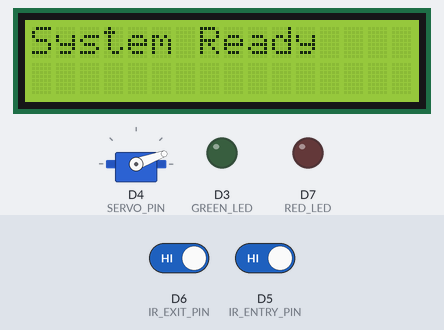
This sketch was run on a simulated ESP8266 (NodeMCU). On the bench: servo, 16×2 character LCD, output pins drawn as LEDs (lit = HIGH). The inputs (shaded band) are chosen by the test bench; at power-on: D5 (IR_ENTRY_PIN) HIGH, D6 (IR_EXIT_PIN) HIGH. WiFi joins after 1.5 s; servers stay silent unless stated; uploads are accepted with an empty reply; what the sketch prints to the serial monitor is not drawn.

Above: at 1.7 s.
At 4.0 s:
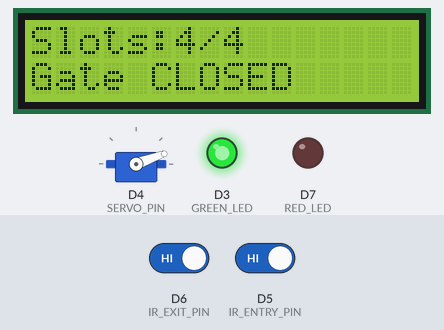
4.1 s: D5 (IR_ENTRY_PIN) driven LOW
At 5.7 s:
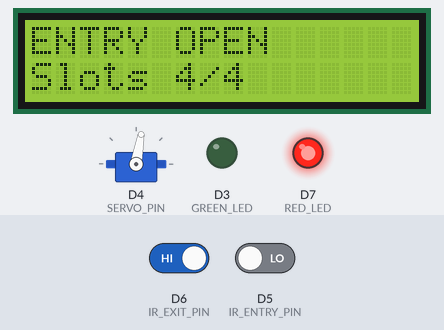
6.3 s: D6 (IR_EXIT_PIN) driven LOW
At 8.6 s:
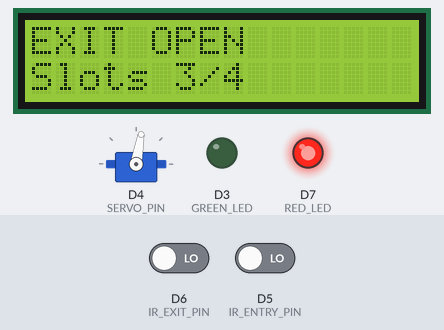
Timing chart, 0 to 12.8 s (numbered marks = the images above; inputs shaded):
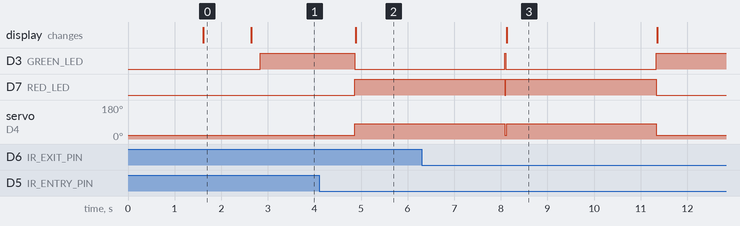

Measured:
- after the input at 4.1 s, D3 (GREEN_LED): HIGH → LOW after 0.77 s; D7 (RED_LED): LOW → HIGH after 0.77 s; servo on D4 (SERVO_PIN): 20° → 80° after 0.77 s; the display: changes after 0.79 s (image 2)
- after the input at 6.3 s, the display: changes after 1.8 s (image 3)
- what the display in image 0 shows lasts 1.0 s, from 1.6 s to 2.6 s

The sketch:

smart_parking_using_esp8266.ino
```cpp
#include <ESP8266WiFi.h>
#include <ESP8266HTTPClient.h>
#include <WiFiClient.h>
#include <Servo.h>
#include <Wire.h>
#include <LiquidCrystal_I2C.h>

// ═════════ WIFI ═════════
const char* WIFI_SSID     = "YOUR_WIFI_SSID";
const char* WIFI_PASSWORD = "YOUR_WIFI_PASSWORD";

// ═════════ SERVER ═════════
const char* SERVER_IP     = "YOUR_BACKEND_LOCAL_IP";
const int SERVER_PORT = 3000;

// ═════════ PIN MAP ═════════
#define IR_ENTRY_PIN D5
#define IR_EXIT_PIN  D6
#define SERVO_PIN    D4

#define GREEN_LED    D3
#define RED_LED      D7

#define SDA_PIN D1
#define SCL_PIN D2

// ═════════ OBJECTS ═════════
Servo gate;
WiFiClient client;
LiquidCrystal_I2C lcd(0x27, 16, 2);

// ═════════ STATE ═════════
int availableSlots = 4;
int totalSlots = 4;

bool entryFlag = false;
bool exitFlag = false;

bool gateOpen = false;

unsigned long lastEntry = 0;
unsigned long lastExit = 0;
const int debounceTime = 3000;

// ═════════ SETUP ═════════
void setup() {
  Serial.begin(115200);

  pinMode(IR_ENTRY_PIN, INPUT_PULLUP);
  pinMode(IR_EXIT_PIN, INPUT_PULLUP);

  pinMode(GREEN_LED, OUTPUT);
  pinMode(RED_LED, OUTPUT);

  gate.attach(SERVO_PIN);
  closeGate();

  Wire.begin(SDA_PIN, SCL_PIN);
  lcd.init();
  lcd.backlight();

  Serial.println("\nSystem Booting...");

  connectWiFi();
  fetchStatus();   // 🔥 get initial data from server

  setRed();
  showStatus();

  Serial.println("System Ready");
}

// ═════════ LOOP ═════════
void loop() {

  if (WiFi.status() != WL_CONNECTED) connectWiFi();

  unsigned long now = millis();

  // ENTRY
  if (digitalRead(IR_ENTRY_PIN) == LOW && !entryFlag && (now - lastEntry > debounceTime)) {
    entryFlag = true;
    lastEntry = now;

    Serial.println("\nENTRY DETECTED");
    handleEntry();
  }

  if (digitalRead(IR_ENTRY_PIN) == HIGH) entryFlag = false;

  // EXIT
  if (digitalRead(IR_EXIT_PIN) == LOW && !exitFlag && (now - lastExit > debounceTime)) {
    exitFlag = true;
    lastExit = now;

    Serial.println("\nEXIT DETECTED");
    handleExit();
  }

  if (digitalRead(IR_EXIT_PIN) == HIGH) exitFlag = false;

  delay(1000);
}

// ═════════ ENTRY ═════════
void handleEntry() {

  if (availableSlots <= 0) {
    Serial.println("FULL - Gate Locked");

    setRed();
    closeGate();
    lcdPrint("PARKING FULL", "NO SLOT TO PARK");
    delay(3000);
    showStatus();
    return;
  }

  setGreen();
  openGate();

  lcdPrint("ENTRY OPEN", slotsText());
  Serial.println("Gate OPEN");

  delay(3000);

  availableSlots--;

  sendEntryToServer();   // 🔥 SEND TO BACKEND

  closeGate();
  setRed();

  Serial.println("Gate CLOSED");
  showStatus();
}

// ═════════ EXIT ═════════
void handleExit() {

  // If no cars are available to exit
  if (availableSlots == totalSlots) {
    Serial.println("EMPTY - No cars to exit");

    setRed();          // Turn on Red LED to indicate failure
    closeGate();       // Keep the gate closed
    lcdPrint("PARKING EMPTY", "NO CARS TO EXIT");
    delay(3000);
    showStatus();
    return;
  }

  setGreen();
  openGate();

  lcdPrint("EXIT OPEN", slotsText());
  Serial.println("Gate OPEN");

  delay(3000);

  if (availableSlots < totalSlots) {
    availableSlots++;
  }

  sendExitToServer();   // 🔥 SEND TO BACKEND

  closeGate();
  setRed();

  Serial.println("Gate CLOSED");
  showStatus();
}

// ═════════ SERVER CALLS ═════════
void sendEntryToServer() {
  if (WiFi.status() == WL_CONNECTED) {
    HTTPClient http;

    String url = "http://" + String(SERVER_IP) + ":" + String(SERVER_PORT) + "/api/entry";
    http.begin(client, url);
    http.addHeader("Content-Type", "application/json");

    int httpCode = http.POST("{}");

    if (httpCode > 0) {
      Serial.println("ENTRY SENT");
      Serial.println(http.getString());
    } else {
      Serial.println("ENTRY FAILED");
    }

    http.end();
  }
}

void sendExitToServer() {
  if (WiFi.status() == WL_CONNECTED) {
    HTTPClient http;

    String url = "http://" + String(SERVER_IP) + ":" + String(SERVER_PORT) + "/api/exit";
    http.begin(client, url);
    http.addHeader("Content-Type", "application/json");

    int httpCode = http.POST("{}");

    if (httpCode > 0) {
      Serial.println("EXIT SENT");
      Serial.println(http.getString());
    } else {
      Serial.println("EXIT FAILED");
    }

    http.end();
  }
}

void fetchStatus() {
  if (WiFi.status() == WL_CONNECTED) {
    HTTPClient http;

    String url = "http://" + String(SERVER_IP) + ":" + String(SERVER_PORT) + "/api/status";
    http.begin(client, url);

    int httpCode = http.GET();

    if (httpCode > 0) {
      Serial.println("STATUS FETCHED:");
      Serial.println(http.getString());
    } else {
      Serial.println("STATUS FAILED");
    }

    http.end();
  }
}

// ═════════ LED ═════════
void setRed() {
  digitalWrite(RED_LED, LOW);
  digitalWrite(GREEN_LED, HIGH);
}

void setGreen() {
  digitalWrite(GREEN_LED, LOW);
  digitalWrite(RED_LED, HIGH);
}

// ═════════ SERVO ═════════
void openGate() {
  gate.write(80);
  gateOpen = true;
}

void closeGate() {
  gate.write(20);
  gateOpen = false;
}

// ═════════ LCD ═════════
void showStatus() {
  lcd.clear();

  lcd.setCursor(0,0);
  lcd.print("Slots:");
  lcd.print(availableSlots);
  lcd.print("/");

  lcd.print(totalSlots);

  lcd.setCursor(0,1);
  lcd.print(gateOpen ? "Gate OPEN" : "Gate CLOSED");
}

void lcdPrint(String l1, String l2) {
  lcd.clear();
  lcd.setCursor(0,0);
  lcd.print(l1);
  lcd.setCursor(0,1);
  lcd.print(l2);
}

String slotsText() {
  return "Slots " + String(availableSlots) + "/" + String(totalSlots);
}

// ═════════ WIFI ═════════
void connectWiFi() {
  WiFi.begin(WIFI_SSID, WIFI_PASSWORD);

  lcdPrint("Connecting WiFi", "");
  Serial.println("Connecting WiFi...");

  while (WiFi.status() != WL_CONNECTED) {
    delay(500);
    Serial.print(".");
  }

  lcdPrint("WiFi Connected!", "");
  Serial.println("\nWiFi Connected!");

  Serial.print("IP Address: ");
  Serial.println(WiFi.localIP());

  lcdPrint("System Ready", "");
  delay(1000);

  showStatus();
}
```
